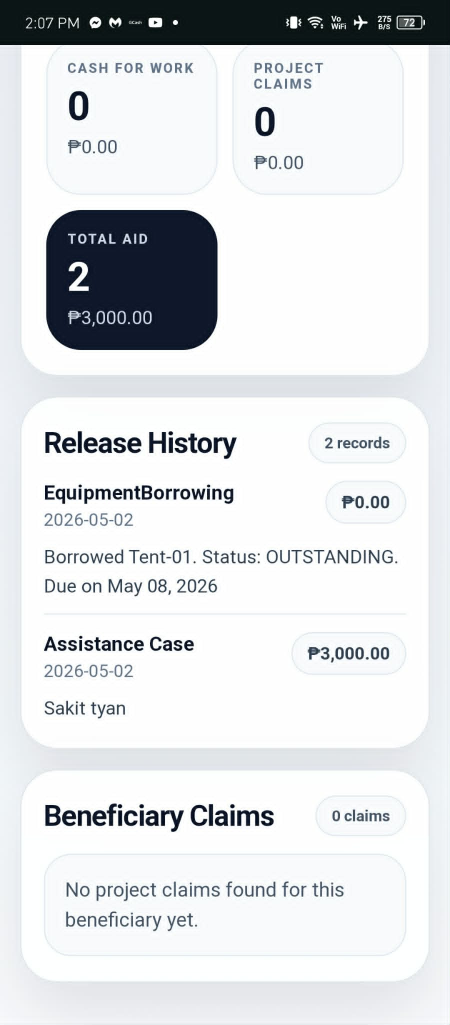
#> input picture Images/7a9e9592-b36f-4983-afcb-d9dea4caa022.jpg, 900 x 2050 px (shown at 1/2 size)
$ python paddle_ocr_engine.py ../../../Images/7a9e9592-b36f-4983-afcb-d9dea4caa022.jpg
#> lines starting #> are read from the running program, lines starting #| are printed output that depends on the picture; after the words box and inside, x2 and y2 are one past the last pixel; in counts of white or black regions, pixels touching at a corner belong together
"""
Local PaddleOCR runner for Cash-for-Work attendance images.

Usage:
  python paddle_ocr_engine.py --health
  python paddle_ocr_engine.py <image_path>
"""

from __future__ import annotations

import json
import os
import platform
import sys
import tempfile
from argparse import ArgumentParser
from pathlib import Path


def _print_json(payload: dict) -> None:
    print(json.dumps(payload, ensure_ascii=False))


# [15 lines left out: function health_check, not called in this run]


def _parse_bool(value: str) -> bool:
    return value.strip().lower() in {"1", "true", "yes", "on"}


def _build_ocr(det_model: str, rec_model: str, disable_mkldnn: bool):
    os.environ.setdefault("PADDLE_PDX_DISABLE_MODEL_SOURCE_CHECK", "True")
    from paddleocr import PaddleOCR

    return PaddleOCR(
        text_detection_model_name=det_model,
        text_recognition_model_name=rec_model,
        use_doc_orientation_classify=False,
        use_doc_unwarping=False,
        use_textline_orientation=False,
        enable_mkldnn=not disable_mkldnn,
    )


def _prepare_image(image_path: Path) -> Path:
    import cv2

    image = cv2.imread(str(image_path))
#> image is the input picture: shape (2050, 900, 3); mean B, G, R 225.1, 222.7, 220.3
    if image is None:
        raise ValueError("Could not read image. Check the file format.")

    gray = cv2.cvtColor(image, cv2.COLOR_BGR2GRAY)
    _, paper_mask = cv2.threshold(gray, 180, 255, cv2.THRESH_BINARY)
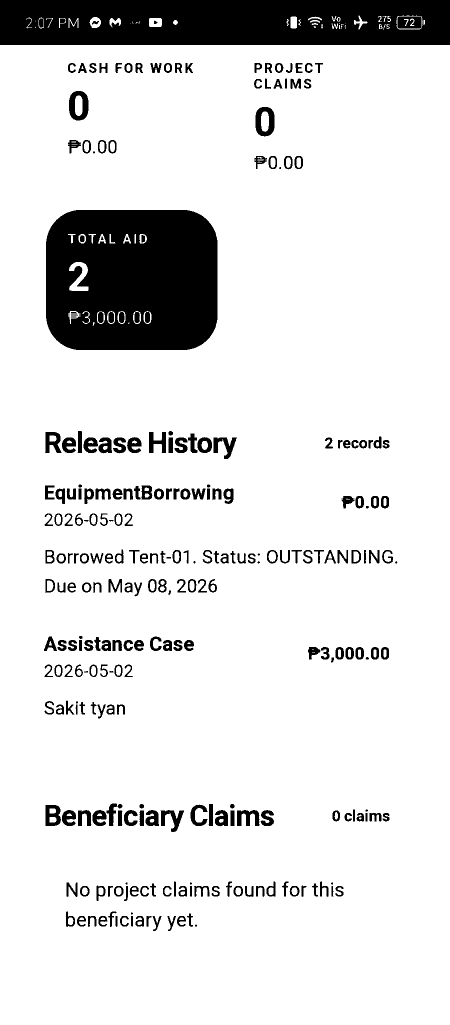
#> paper_mask: shape (2050, 900) (shown at 1/2 size); 87.7% white; 280 black regions (16 under 20 px)
    contours, _ = cv2.findContours(
        paper_mask, cv2.RETR_EXTERNAL, cv2.CHAIN_APPROX_SIMPLE
    )
#> contours = 46 contours, 26 with area under 20; largest, box (x1, y1, x2, y2) and area: (0, 90, 900, 2050) 1761141, (793, 31, 845, 59) 1300, (298, 36, 324, 54) 417, (179, 34, 202, 56) 362, (581, 33, 594, 57) 270
    contours = sorted(contours, key=cv2.contourArea, reverse=True)

    crop = image
    for contour in contours:
        x, y, w, h = cv2.boundingRect(contour)
        if w > image.shape[1] * 0.45 and h > image.shape[0] * 0.45:
            pad = 24
            x0 = max(0, x - pad)
            y0 = max(0, y - pad)
            x1 = min(image.shape[1], x + w + pad)
            y1 = min(image.shape[0], y + h + pad)
            crop = image[y0:y1, x0:x1]
            break
#> this loop made 1 pass
#> (contour, x, y, w, h, pad, x0, y0) on pass 1: ([[0, 90], [0, 2049], [899, 2049], [899, 90]], 0, 90, 900, 1960, 24, 0, 66)
#> pass 1, in _prepare_image, `crop = image[y0:y1, x0:x1]`:
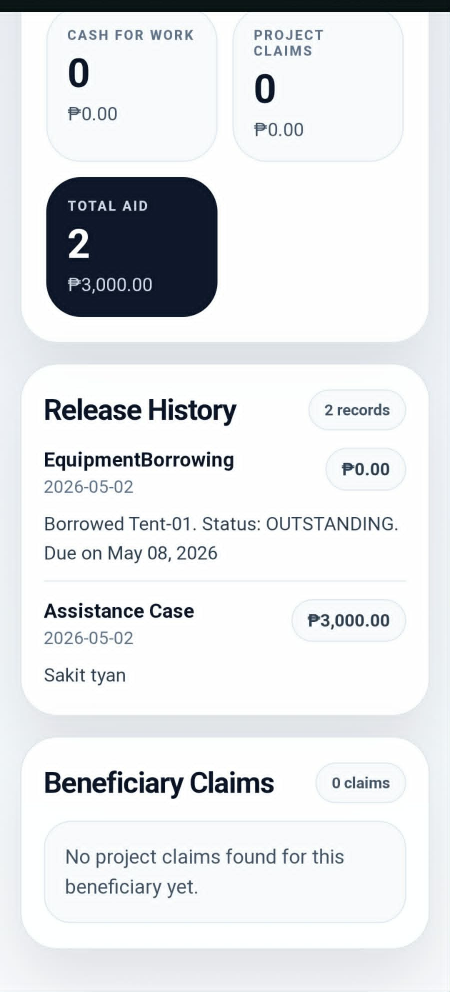
#> crop: shape (1984, 900, 3) (shown at 1/2 size); mean B, G, R 231.3, 228.9, 226.8

    max_side = max(crop.shape[0], crop.shape[1])
#> max_side = 1984
    if max_side < 2200:
        scale = min(2.0, 2200.0 / max_side)
#> scale = 1.11
        crop = cv2.resize(
            crop,
            None,
            fx=scale,
            fy=scale,
            interpolation=cv2.INTER_CUBIC,
        )
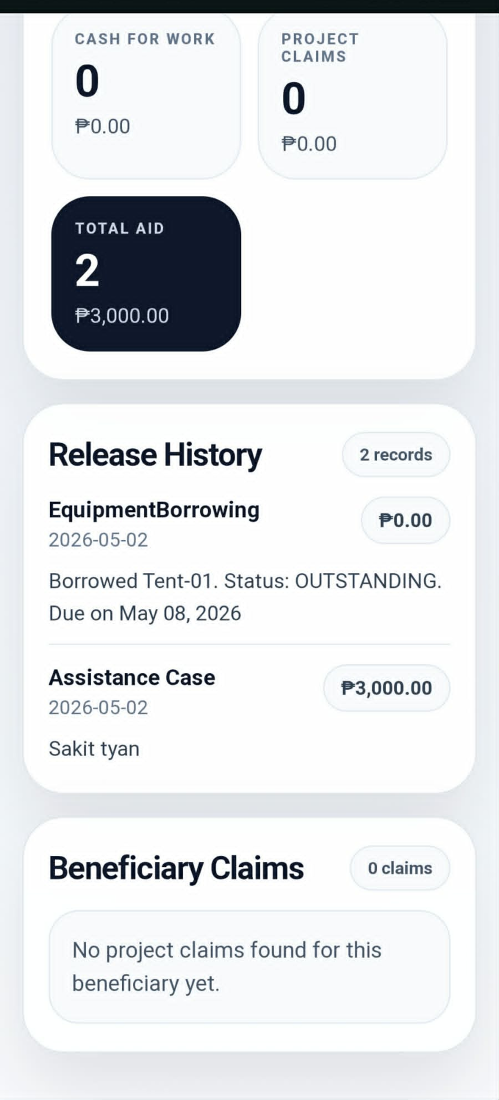
#> crop: shape (2200, 998, 3) (shown at 1/2 size); mean B, G, R 231.3, 228.9, 226.8

    processed = cv2.fastNlMeansDenoisingColored(crop, None, 3, 3, 7, 21)

    fd, temp_path = tempfile.mkstemp(prefix="cfw-paddle-", suffix=".png")
    os.close(fd)
    cv2.imwrite(temp_path, processed)
    return Path(temp_path)


# [28 lines left out: function _box_to_position, not called in this run]


def run_ocr(image_path: str, det_model: str, rec_model: str, disable_mkldnn: bool) -> dict:
    try:
        import warnings

        warnings.filterwarnings("ignore", message="urllib3 .* doesn't match")

        source_path = Path(image_path)
        if not source_path.exists():
            return {"success": False, "error": f"File not found: {image_path}"}

        prepared_path = _prepare_image(source_path)
        try:
            ocr = _build_ocr(det_model, rec_model, disable_mkldnn)
            predictions = list(ocr.predict(str(prepared_path)))
        finally:
            prepared_path.unlink(missing_ok=True)

        if not predictions:
            return {"success": True, "total_lines": 0, "lines": [], "raw_text": ""}

        payload = getattr(predictions[0], "json", {})
        if isinstance(payload, str):
            payload = json.loads(payload)

        result = payload.get("res", payload)
        texts = result.get("rec_texts", [])
        scores = result.get("rec_scores", [])
        boxes = result.get("rec_boxes", [])

        lines = []
        for idx, text in enumerate(texts):
            cleaned_text = (text or "").strip()
            if not cleaned_text:
                continue

            confidence = float(scores[idx]) if idx < len(scores) else 0.0
            box = boxes[idx] if idx < len(boxes) else None
            lines.append(
                {
                    "id": idx,
                    "text": cleaned_text,
                    "confidence": round(confidence, 4),
                    "position": _box_to_position(box),
                }
            )

        lines.sort(key=lambda item: (item["position"]["top"], item["position"]["left"]))

        return {
            "success": True,
            "total_lines": len(lines),
            "lines": lines,
            "raw_text": "\n".join(line["text"] for line in lines),
        }
    except Exception as exc:  # pragma: no cover - shell integration path
        return {"success": False, "error": str(exc)}


def _build_parser() -> ArgumentParser:
    parser = ArgumentParser(add_help=False)
    parser.add_argument("image_path", nargs="?")
    parser.add_argument("--health", action="store_true")
    parser.add_argument("--det-model", default="PP-OCRv5_mobile_det")
    parser.add_argument("--rec-model", default="en_PP-OCRv5_mobile_rec")
    parser.add_argument("--disable-mkldnn", default="true")
    return parser


def main(argv: list[str]) -> int:
    args = _build_parser().parse_args(argv[1:])

    if args.health:
        return health_check()

    if not args.image_path:
        _print_json(
            {
                "success": False,
                "error": "No image path provided. Usage: python paddle_ocr_engine.py <image_path>",
            }
        )
        return 1

    _print_json(
        run_ocr(
            args.image_path,
            args.det_model,
            args.rec_model,
            _parse_bool(args.disable_mkldnn),
        )
    )
#> (the call stopped at in _build_ocr, `return PaddleOCR( text_detection_model_name=det_model, text_recognitio..`: paddleocr is not available in this run)
    return 0


if __name__ == "__main__":
    raise SystemExit(main(sys.argv))
#> (the program exits here)
